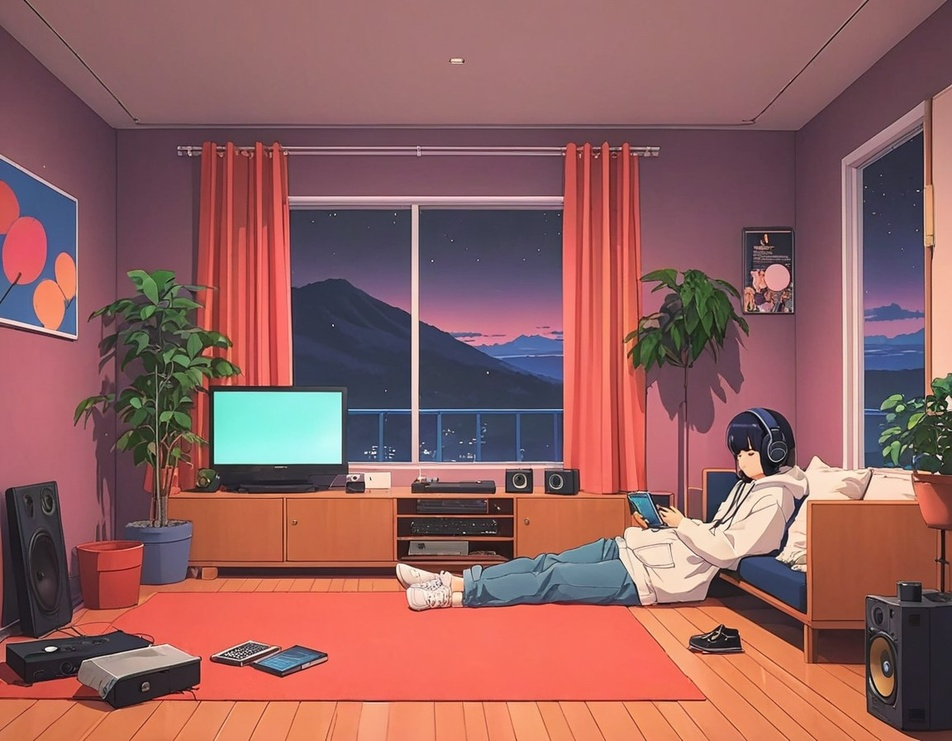
#> input picture Advanced Computer Vision/your_image.jpg, 952 x 741 px, shrunk from 1152 x 896 before the run
$ python blur.py
#> lines starting #> are read from the running program, lines starting #| are printed output that depends on the picture; after the words box and inside, x2 and y2 are one past the last pixel; in counts of white or black regions, pixels touching at a corner belong together
#> further down, image is the input picture: shape (741, 952, 3); mean B, G, R 95.3, 96.5, 146.3
import cv2
import numpy as np
import os
import matplotlib.pyplot as plt

# Ensure the output directory exists
output_dir = 'output_advanced_cv'
if not os.path.exists(output_dir):
    os.makedirs(output_dir)

# Function to apply face blurring
def blur_faces(image, cascade_path='haarcascade_frontalface_default.xml'):
#> called with cascade_path = 'haarcascade_frontalface_default.xml'
    gray_image = cv2.cvtColor(image, cv2.COLOR_BGR2GRAY)
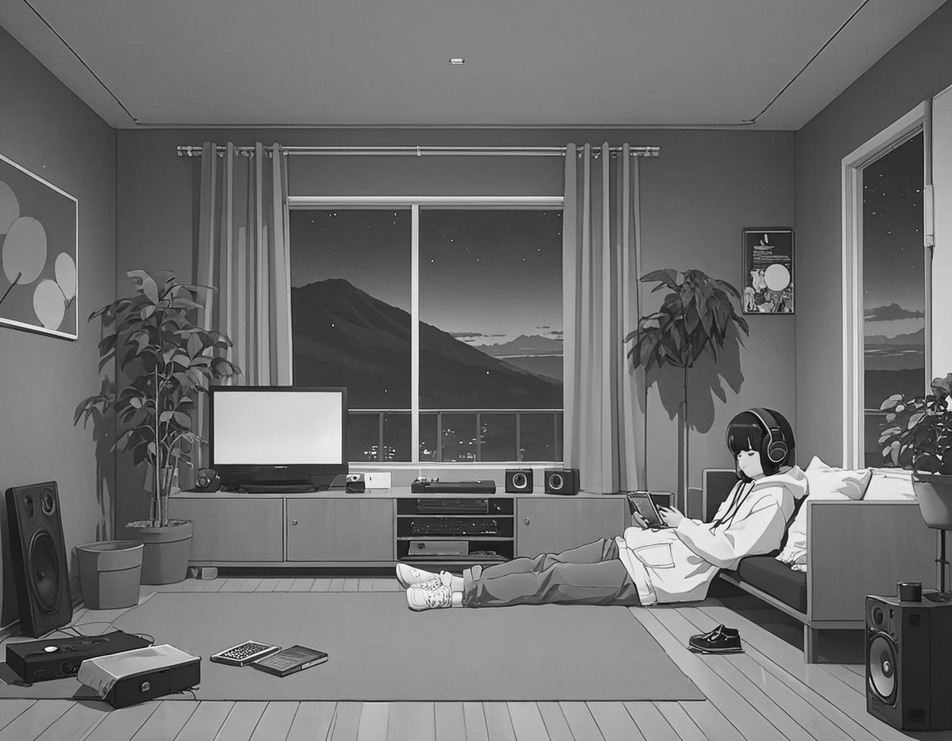
#> gray_image: shape (741, 952); min 0, max 253, mean 111.2
    cascade = cv2.CascadeClassifier(cv2.data.haarcascades + cascade_path)
    faces = cascade.detectMultiScale(gray_image, scaleFactor=1.1, minNeighbors=5, minSize=(30, 30))
#> faces = [[850, 283, 87, 87]]
    for (x, y, w, h) in faces:
        face_region = image[y:y + h, x:x + w]
        blurred_face = cv2.GaussianBlur(face_region, (99, 99), 30)
        image[y:y + h, x:x + w] = blurred_face
#> this loop made 1 pass
#> pass 1, in blur_faces, `face_region = image[y:y + h, x:x + w]`:
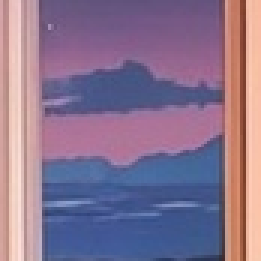
#> face_region: shape (87, 87, 3) (shown 3 times larger); mean B, G, R 143.7, 115.7, 137.3
#> pass 1, in blur_faces, `blurred_face = cv2.GaussianBlur(face_region, (99, 99), 30)`:
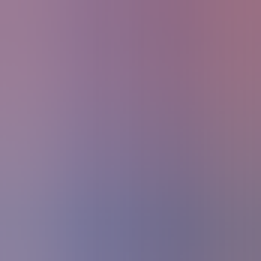
#> blurred_face: shape (87, 87, 3) (shown 3 times larger); mean B, G, R 143.6, 115.2, 136.5
#> after the loop:
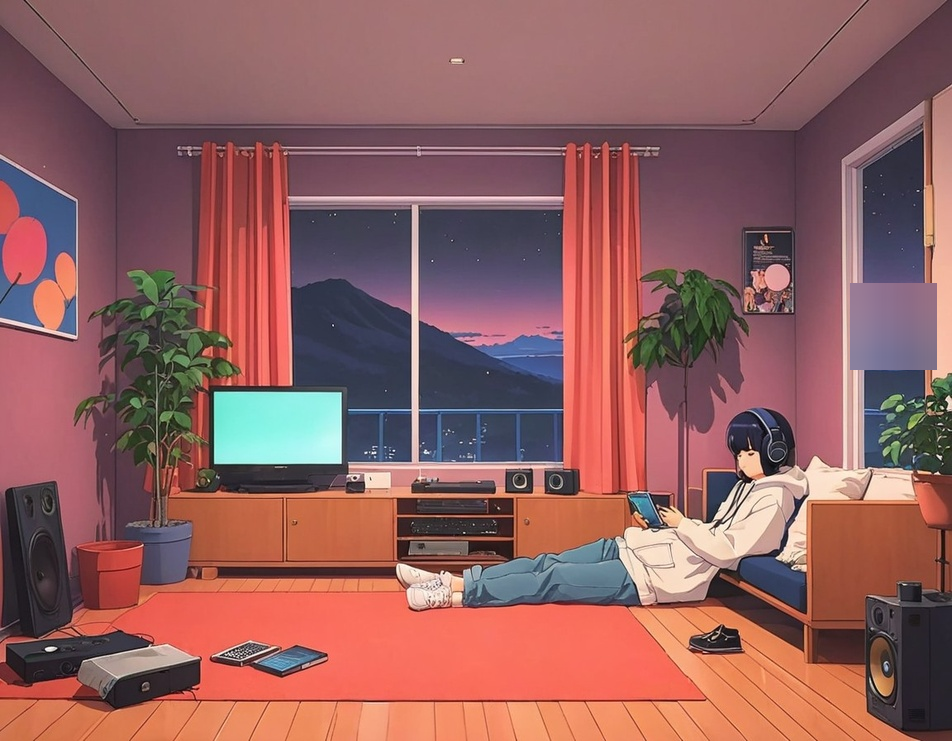
#> image: shape (741, 952, 3); 1.07% of pixels changed, all inside (x1, y1, x2, y2) = (850, 283, 937, 370)
    return image

# Load the image
image_path = 'your_image.jpg'  # Replace with your image path
image = cv2.imread(image_path)

if image is None:
    raise FileNotFoundError(f"Image not found at path: {image_path}")

# Apply face blurring
blurred_image = blur_faces(image.copy())
blurred_image_path = os.path.join(output_dir, 'blurred_image.jpg')
cv2.imwrite(blurred_image_path, blurred_image)

plt.imshow(cv2.cvtColor(blurred_image, cv2.COLOR_BGR2RGB))
plt.axis('off')
plt.title('Face Blurred Image')
plt.show()

print(f'Face blurred image created and saved as "{blurred_image_path}".')
